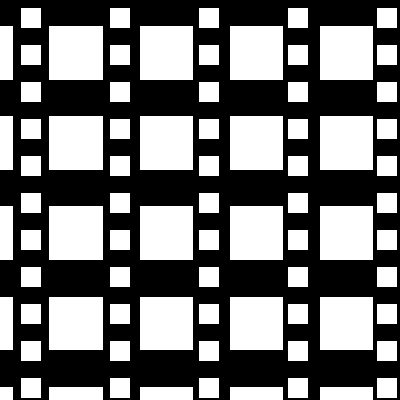
Frame 1 (no input)
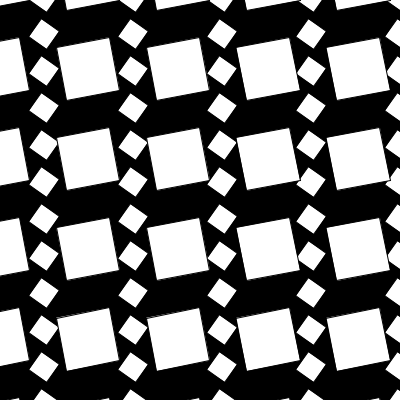
Frame 60 (the mouse pressed at the canvas centre just before this capture)
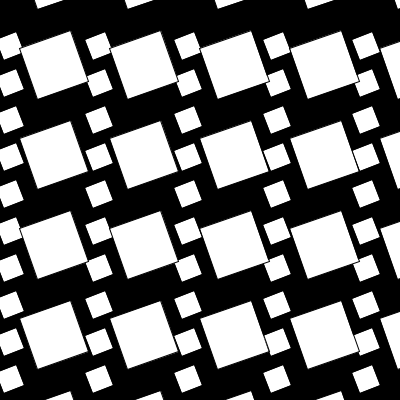
Frame 120 (the mouse held since frame 60 and released just before this capture)

The Processing sketch that drew these frames (run headless with seeded random() and noise(); from frame 60 on, the mouse is pressed at the canvas centre):

// Processing sketch: Z_02_SquareShift
// ── Z_02_SquareShift.pde
// Continuation of the previous sketch, including a square motion
// to the square arrangements

// Parameters to update for rotation + translation
float a;
float b;
float aa;
float bb;

// Flags for indicating direction
boolean right;
boolean down;
boolean left;
boolean up;

//
float[] threshold = {0,100};;

void setup()
{
  size(400, 400);
  rectMode(CENTER);
  //Initialize right motion
  right = true;
}

void draw()
{
  background(0);
  translate(a, b);

  for (int i = -2; i < 6; i++) {
    for (int j = -2; j<13; j++) {

      square1(31+89*i, 18+37*j);
    }
  }
  for (int i = -2; i < 5; i++) {
    for (int j = -2; j < 6; j++) {

      square2(76.1324+90.1*i, 52.9105+90.1*j);
    }
  }
  
  // Flag controls
  if (right) a += 2;
  if (down) b += 2;
  if (left) a -= 2;
  if (up) b -= 2;

  squaremove();
  aa += 0.01;
  bb += 0.05;
}

void squaremove() {
  if (a > threshold[1]) {
    right = false;
    down = true;
  }

  if (b > threshold[1]) {
    down = false;
    left = true;
  }

  if (a < threshold[0]) {
    left = false;
    up = true;
  }

  if (b < threshold[0]) {
    up = false;
    right = true;
  }
}


void square1(float x, float y)
{
  pushMatrix();
  translate(x, y);
  rotate(aa);
  rect(0, 0, 21.7, 21.7);
  rectMode(CENTER);
  popMatrix();
}

void square2(float x, float y)
{
  pushMatrix();
  //Stroke();
  translate(x, y);
  rotate(bb);
  rect(0, 0, 54.319, 54.319);
  rectMode(CENTER);
  popMatrix();
}
